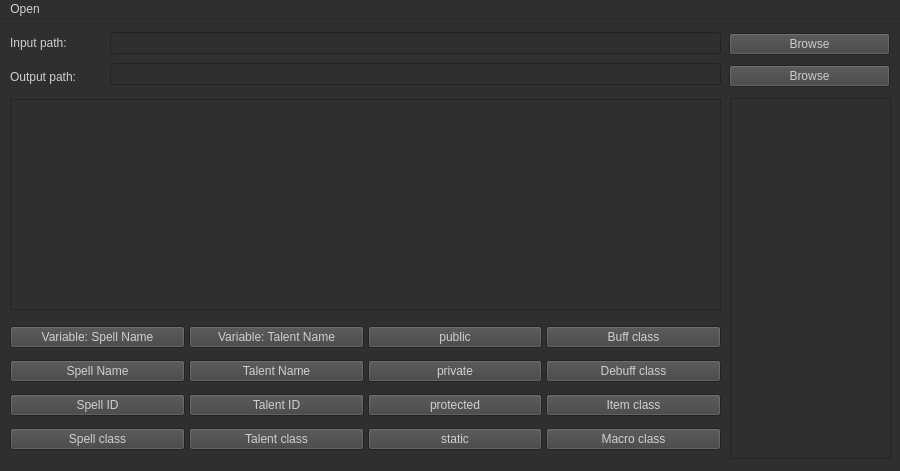
<?xml version="1.0" encoding="UTF-8"?>
<ui version="4.0">
 <class>main_window</class>
 <widget class="QMainWindow" name="main_window">
  <property name="geometry">
   <rect>
    <x>0</x>
    <y>0</y>
    <width>900</width>
    <height>471</height>
   </rect>
  </property>
  <property name="minimumSize">
   <size>
    <width>900</width>
    <height>450</height>
   </size>
  </property>
  <property name="palette">
   <palette>
    <active>
     <colorrole role="WindowText">
      <brush brushstyle="SolidPattern">
       <color alpha="255">
        <red>255</red>
        <green>255</green>
        <blue>255</blue>
       </color>
      </brush>
     </colorrole>
     <colorrole role="Button">
      <brush brushstyle="SolidPattern">
       <color alpha="255">
        <red>64</red>
        <green>65</green>
        <blue>66</blue>
       </color>
      </brush>
     </colorrole>
     <colorrole role="Light">
      <brush brushstyle="SolidPattern">
       <color alpha="255">
        <red>96</red>
        <green>97</green>
        <blue>99</blue>
       </color>
      </brush>
     </colorrole>
     <colorrole role="Midlight">
      <brush brushstyle="SolidPattern">
       <color alpha="255">
        <red>80</red>
        <green>81</green>
        <blue>82</blue>
       </color>
      </brush>
     </colorrole>
     <colorrole role="Dark">
      <brush brushstyle="SolidPattern">
       <color alpha="255">
        <red>32</red>
        <green>32</green>
        <blue>33</blue>
       </color>
      </brush>
     </colorrole>
     <colorrole role="Mid">
      <brush brushstyle="SolidPattern">
       <color alpha="255">
        <red>43</red>
        <green>43</green>
        <blue>44</blue>
       </color>
      </brush>
     </colorrole>
     <colorrole role="Text">
      <brush brushstyle="SolidPattern">
       <color alpha="255">
        <red>255</red>
        <green>255</green>
        <blue>255</blue>
       </color>
      </brush>
     </colorrole>
     <colorrole role="BrightText">
      <brush brushstyle="SolidPattern">
       <color alpha="255">
        <red>255</red>
        <green>255</green>
        <blue>255</blue>
       </color>
      </brush>
     </colorrole>
     <colorrole role="ButtonText">
      <brush brushstyle="SolidPattern">
       <color alpha="255">
        <red>255</red>
        <green>255</green>
        <blue>255</blue>
       </color>
      </brush>
     </colorrole>
     <colorrole role="Base">
      <brush brushstyle="SolidPattern">
       <color alpha="255">
        <red>0</red>
        <green>0</green>
        <blue>0</blue>
       </color>
      </brush>
     </colorrole>
     <colorrole role="Window">
      <brush brushstyle="SolidPattern">
       <color alpha="255">
        <red>64</red>
        <green>65</green>
        <blue>66</blue>
       </color>
      </brush>
     </colorrole>
     <colorrole role="Shadow">
      <brush brushstyle="SolidPattern">
       <color alpha="255">
        <red>0</red>
        <green>0</green>
        <blue>0</blue>
       </color>
      </brush>
     </colorrole>
     <colorrole role="Highlight">
      <brush brushstyle="SolidPattern">
       <color alpha="255">
        <red>33</red>
        <green>34</green>
        <blue>34</blue>
       </color>
      </brush>
     </colorrole>
     <colorrole role="HighlightedText">
      <brush brushstyle="SolidPattern">
       <color alpha="255">
        <red>186</red>
        <green>96</green>
        <blue>0</blue>
       </color>
      </brush>
     </colorrole>
     <colorrole role="AlternateBase">
      <brush brushstyle="SolidPattern">
       <color alpha="255">
        <red>32</red>
        <green>32</green>
        <blue>33</blue>
       </color>
      </brush>
     </colorrole>
     <colorrole role="ToolTipBase">
      <brush brushstyle="SolidPattern">
       <color alpha="255">
        <red>255</red>
        <green>255</green>
        <blue>220</blue>
       </color>
      </brush>
     </colorrole>
     <colorrole role="ToolTipText">
      <brush brushstyle="SolidPattern">
       <color alpha="255">
        <red>0</red>
        <green>0</green>
        <blue>0</blue>
       </color>
      </brush>
     </colorrole>
     <colorrole role="PlaceholderText">
      <brush brushstyle="SolidPattern">
       <color alpha="127">
        <red>255</red>
        <green>255</green>
        <blue>255</blue>
       </color>
      </brush>
     </colorrole>
    </active>
    <inactive>
     <colorrole role="WindowText">
      <brush brushstyle="SolidPattern">
       <color alpha="255">
        <red>208</red>
        <green>208</green>
        <blue>208</blue>
       </color>
      </brush>
     </colorrole>
     <colorrole role="Button">
      <brush brushstyle="SolidPattern">
       <color alpha="255">
        <red>64</red>
        <green>65</green>
        <blue>66</blue>
       </color>
      </brush>
     </colorrole>
     <colorrole role="Light">
      <brush brushstyle="SolidPattern">
       <color alpha="255">
        <red>255</red>
        <green>255</green>
        <blue>255</blue>
       </color>
      </brush>
     </colorrole>
     <colorrole role="Midlight">
      <brush brushstyle="SolidPattern">
       <color alpha="255">
        <red>227</red>
        <green>227</green>
        <blue>227</blue>
       </color>
      </brush>
     </colorrole>
     <colorrole role="Dark">
      <brush brushstyle="SolidPattern">
       <color alpha="255">
        <red>64</red>
        <green>65</green>
        <blue>66</blue>
       </color>
      </brush>
     </colorrole>
     <colorrole role="Mid">
      <brush brushstyle="SolidPattern">
       <color alpha="255">
        <red>160</red>
        <green>160</green>
        <blue>160</blue>
       </color>
      </brush>
     </colorrole>
     <colorrole role="Text">
      <brush brushstyle="SolidPattern">
       <color alpha="255">
        <red>208</red>
        <green>208</green>
        <blue>208</blue>
       </color>
      </brush>
     </colorrole>
     <colorrole role="BrightText">
      <brush brushstyle="SolidPattern">
       <color alpha="255">
        <red>255</red>
        <green>51</green>
        <blue>51</blue>
       </color>
      </brush>
     </colorrole>
     <colorrole role="ButtonText">
      <brush brushstyle="SolidPattern">
       <color alpha="255">
        <red>208</red>
        <green>208</green>
        <blue>208</blue>
       </color>
      </brush>
     </colorrole>
     <colorrole role="Base">
      <brush brushstyle="SolidPattern">
       <color alpha="255">
        <red>46</red>
        <green>47</green>
        <blue>48</blue>
       </color>
      </brush>
     </colorrole>
     <colorrole role="Window">
      <brush brushstyle="SolidPattern">
       <color alpha="255">
        <red>46</red>
        <green>47</green>
        <blue>48</blue>
       </color>
      </brush>
     </colorrole>
     <colorrole role="Shadow">
      <brush brushstyle="SolidPattern">
       <color alpha="255">
        <red>105</red>
        <green>105</green>
        <blue>105</blue>
       </color>
      </brush>
     </colorrole>
     <colorrole role="Highlight">
      <brush brushstyle="SolidPattern">
       <color alpha="255">
        <red>29</red>
        <green>84</green>
        <blue>92</blue>
       </color>
      </brush>
     </colorrole>
     <colorrole role="HighlightedText">
      <brush brushstyle="SolidPattern">
       <color alpha="255">
        <red>240</red>
        <green>240</green>
        <blue>240</blue>
       </color>
      </brush>
     </colorrole>
     <colorrole role="AlternateBase">
      <brush brushstyle="SolidPattern">
       <color alpha="255">
        <red>53</red>
        <green>54</green>
        <blue>55</blue>
       </color>
      </brush>
     </colorrole>
     <colorrole role="ToolTipBase">
      <brush brushstyle="SolidPattern">
       <color alpha="255">
        <red>64</red>
        <green>65</green>
        <blue>66</blue>
       </color>
      </brush>
     </colorrole>
     <colorrole role="ToolTipText">
      <brush brushstyle="SolidPattern">
       <color alpha="255">
        <red>208</red>
        <green>208</green>
        <blue>208</blue>
       </color>
      </brush>
     </colorrole>
     <colorrole role="PlaceholderText">
      <brush brushstyle="SolidPattern">
       <color alpha="255">
        <red>127</red>
        <green>127</green>
        <blue>128</blue>
       </color>
      </brush>
     </colorrole>
    </inactive>
    <disabled>
     <colorrole role="WindowText">
      <brush brushstyle="SolidPattern">
       <color alpha="255">
        <red>32</red>
        <green>32</green>
        <blue>33</blue>
       </color>
      </brush>
     </colorrole>
     <colorrole role="Button">
      <brush brushstyle="SolidPattern">
       <color alpha="255">
        <red>64</red>
        <green>65</green>
        <blue>66</blue>
       </color>
      </brush>
     </colorrole>
     <colorrole role="Light">
      <brush brushstyle="SolidPattern">
       <color alpha="255">
        <red>96</red>
        <green>97</green>
        <blue>99</blue>
       </color>
      </brush>
     </colorrole>
     <colorrole role="Midlight">
      <brush brushstyle="SolidPattern">
       <color alpha="255">
        <red>80</red>
        <green>81</green>
        <blue>82</blue>
       </color>
      </brush>
     </colorrole>
     <colorrole role="Dark">
      <brush brushstyle="SolidPattern">
       <color alpha="255">
        <red>32</red>
        <green>32</green>
        <blue>33</blue>
       </color>
      </brush>
     </colorrole>
     <colorrole role="Mid">
      <brush brushstyle="SolidPattern">
       <color alpha="255">
        <red>43</red>
        <green>43</green>
        <blue>44</blue>
       </color>
      </brush>
     </colorrole>
     <colorrole role="Text">
      <brush brushstyle="SolidPattern">
       <color alpha="255">
        <red>32</red>
        <green>32</green>
        <blue>33</blue>
       </color>
      </brush>
     </colorrole>
     <colorrole role="BrightText">
      <brush brushstyle="SolidPattern">
       <color alpha="255">
        <red>255</red>
        <green>255</green>
        <blue>255</blue>
       </color>
      </brush>
     </colorrole>
     <colorrole role="ButtonText">
      <brush brushstyle="SolidPattern">
       <color alpha="255">
        <red>32</red>
        <green>32</green>
        <blue>33</blue>
       </color>
      </brush>
     </colorrole>
     <colorrole role="Base">
      <brush brushstyle="SolidPattern">
       <color alpha="255">
        <red>64</red>
        <green>65</green>
        <blue>66</blue>
       </color>
      </brush>
     </colorrole>
     <colorrole role="Window">
      <brush brushstyle="SolidPattern">
       <color alpha="255">
        <red>64</red>
        <green>65</green>
        <blue>66</blue>
       </color>
      </brush>
     </colorrole>
     <colorrole role="Shadow">
      <brush brushstyle="SolidPattern">
       <color alpha="255">
        <red>0</red>
        <green>0</green>
        <blue>0</blue>
       </color>
      </brush>
     </colorrole>
     <colorrole role="Highlight">
      <brush brushstyle="SolidPattern">
       <color alpha="255">
        <red>29</red>
        <green>84</green>
        <blue>92</blue>
       </color>
      </brush>
     </colorrole>
     <colorrole role="HighlightedText">
      <brush brushstyle="SolidPattern">
       <color alpha="255">
        <red>240</red>
        <green>240</green>
        <blue>240</blue>
       </color>
      </brush>
     </colorrole>
     <colorrole role="AlternateBase">
      <brush brushstyle="SolidPattern">
       <color alpha="255">
        <red>53</red>
        <green>54</green>
        <blue>55</blue>
       </color>
      </brush>
     </colorrole>
     <colorrole role="ToolTipBase">
      <brush brushstyle="SolidPattern">
       <color alpha="255">
        <red>64</red>
        <green>65</green>
        <blue>66</blue>
       </color>
      </brush>
     </colorrole>
     <colorrole role="ToolTipText">
      <brush brushstyle="SolidPattern">
       <color alpha="255">
        <red>208</red>
        <green>208</green>
        <blue>208</blue>
       </color>
      </brush>
     </colorrole>
     <colorrole role="PlaceholderText">
      <brush brushstyle="SolidPattern">
       <color alpha="255">
        <red>127</red>
        <green>127</green>
        <blue>128</blue>
       </color>
      </brush>
     </colorrole>
    </disabled>
   </palette>
  </property>
  <property name="windowTitle">
   <string>MainWindow</string>
  </property>
  <property name="styleSheet">
   <string notr="true">font: 900 10pt &quot;Arial Black&quot;;
</string>
  </property>
  <widget class="QWidget" name="central_wgt">
   <widget class="QWidget" name="gridLayoutWidget">
    <property name="geometry">
     <rect>
      <x>10</x>
      <y>299</y>
      <width>711</width>
      <height>141</height>
     </rect>
    </property>
    <layout class="QGridLayout" name="grid_buttons">
     <property name="spacing">
      <number>4</number>
     </property>
     <item row="3" column="1">
      <widget class="QPushButton" name="button_talent_class">
       <property name="text">
        <string>Talent class</string>
       </property>
      </widget>
     </item>
     <item row="2" column="1">
      <widget class="QPushButton" name="button_talent_id">
       <property name="text">
        <string>Talent ID</string>
       </property>
      </widget>
     </item>
     <item row="1" column="1">
      <widget class="QPushButton" name="button_talent_name_2">
       <property name="text">
        <string>Talent Name</string>
       </property>
      </widget>
     </item>
     <item row="1" column="3">
      <widget class="QPushButton" name="button_debuff_class">
       <property name="text">
        <string>Debuff class</string>
       </property>
      </widget>
     </item>
     <item row="1" column="0">
      <widget class="QPushButton" name="button_spell_name">
       <property name="text">
        <string>Spell Name</string>
       </property>
      </widget>
     </item>
     <item row="2" column="0">
      <widget class="QPushButton" name="button_spell_id">
       <property name="text">
        <string>Spell ID</string>
       </property>
      </widget>
     </item>
     <item row="3" column="2">
      <widget class="QPushButton" name="button_static">
       <property name="text">
        <string>static</string>
       </property>
      </widget>
     </item>
     <item row="3" column="3">
      <widget class="QPushButton" name="button_macro_class">
       <property name="text">
        <string>Macro class</string>
       </property>
      </widget>
     </item>
     <item row="2" column="3">
      <widget class="QPushButton" name="button_item_class">
       <property name="text">
        <string>Item class</string>
       </property>
      </widget>
     </item>
     <item row="2" column="2">
      <widget class="QPushButton" name="button_protected">
       <property name="text">
        <string>protected</string>
       </property>
      </widget>
     </item>
     <item row="3" column="0">
      <widget class="QPushButton" name="button_spell_class">
       <property name="text">
        <string>Spell class</string>
       </property>
      </widget>
     </item>
     <item row="1" column="2">
      <widget class="QPushButton" name="button_private">
       <property name="text">
        <string>private</string>
       </property>
      </widget>
     </item>
     <item row="0" column="0">
      <widget class="QPushButton" name="button_var_spell_name">
       <property name="text">
        <string>Variable: Spell Name</string>
       </property>
      </widget>
     </item>
     <item row="0" column="1">
      <widget class="QPushButton" name="button_talent_name">
       <property name="text">
        <string>Variable: Talent Name</string>
       </property>
      </widget>
     </item>
     <item row="0" column="2">
      <widget class="QPushButton" name="button_public">
       <property name="text">
        <string>public</string>
       </property>
      </widget>
     </item>
     <item row="0" column="3">
      <widget class="QPushButton" name="button_buff_class">
       <property name="text">
        <string>Buff class</string>
       </property>
      </widget>
     </item>
    </layout>
   </widget>
   <widget class="QWidget" name="verticalLayoutWidget">
    <property name="geometry">
     <rect>
      <x>730</x>
      <y>79</y>
      <width>161</width>
      <height>361</height>
     </rect>
    </property>
    <layout class="QVBoxLayout" name="vbox_list">
     <item>
      <widget class="edit_mirror_list" name="listWidget">
       <property name="dragDropMode">
        <enum>QAbstractItemView::DropOnly</enum>
       </property>
       <property name="defaultDropAction">
        <enum>Qt::TargetMoveAction</enum>
       </property>
       <property name="alternatingRowColors">
        <bool>true</bool>
       </property>
       <property name="gridSize">
        <size>
         <width>1</width>
         <height>15</height>
        </size>
       </property>
       <property name="selectionRectVisible">
        <bool>true</bool>
       </property>
       <property name="sortingEnabled">
        <bool>true</bool>
       </property>
      </widget>
     </item>
    </layout>
   </widget>
   <widget class="QWidget" name="verticalLayoutWidget_2">
    <property name="geometry">
     <rect>
      <x>729</x>
      <y>10</y>
      <width>161</width>
      <height>62</height>
     </rect>
    </property>
    <layout class="QVBoxLayout" name="vbox_browse">
     <item>
      <widget class="browseInput" name="button_browse_input">
       <property name="text">
        <string>Browse</string>
       </property>
       <property name="content" stdset="0">
        <string/>
       </property>
      </widget>
     </item>
     <item>
      <widget class="browseOutput" name="button_browse_output">
       <property name="text">
        <string>Browse</string>
       </property>
       <property name="content" stdset="0">
        <string/>
       </property>
      </widget>
     </item>
    </layout>
   </widget>
   <widget class="QWidget" name="verticalLayoutWidget_3">
    <property name="geometry">
     <rect>
      <x>110</x>
      <y>10</y>
      <width>611</width>
      <height>61</height>
     </rect>
    </property>
    <layout class="QVBoxLayout" name="vbox_path">
     <item>
      <widget class="input_path" name="lineEdit">
       <property name="content" stdset="0">
        <string/>
       </property>
       <property name="IsEmpty" stdset="0">
        <bool>false</bool>
       </property>
      </widget>
     </item>
     <item>
      <widget class="output:_path" name="lineEdit_2"/>
     </item>
    </layout>
   </widget>
   <widget class="QWidget" name="verticalLayoutWidget_4">
    <property name="geometry">
     <rect>
      <x>10</x>
      <y>10</y>
      <width>101</width>
      <height>61</height>
     </rect>
    </property>
    <layout class="QVBoxLayout" name="vbox_label">
     <item>
      <widget class="QLabel" name="label">
       <property name="text">
        <string>Input path:</string>
       </property>
      </widget>
     </item>
     <item>
      <widget class="QLabel" name="label_2">
       <property name="text">
        <string>Output path:</string>
       </property>
      </widget>
     </item>
    </layout>
   </widget>
   <widget class="QWidget" name="verticalLayoutWidget_5">
    <property name="geometry">
     <rect>
      <x>10</x>
      <y>80</y>
      <width>711</width>
      <height>211</height>
     </rect>
    </property>
    <layout class="QVBoxLayout" name="vbox_boxedit">
     <item>
      <widget class="Converter" name="text_edit">
       <property name="content_editbox" stdset="0">
        <stringlist/>
       </property>
       <property name="IsValid" stdset="0">
        <bool>false</bool>
       </property>
      </widget>
     </item>
    </layout>
   </widget>
  </widget>
  <widget class="QMenuBar" name="menu_bar">
   <property name="geometry">
    <rect>
     <x>0</x>
     <y>0</y>
     <width>900</width>
     <height>24</height>
    </rect>
   </property>
   <property name="palette">
    <palette>
     <active>
      <colorrole role="Highlight">
       <brush brushstyle="SolidPattern">
        <color alpha="255">
         <red>255</red>
         <green>255</green>
         <blue>255</blue>
        </color>
       </brush>
      </colorrole>
     </active>
     <inactive>
      <colorrole role="Highlight">
       <brush brushstyle="SolidPattern">
        <color alpha="255">
         <red>29</red>
         <green>84</green>
         <blue>92</blue>
        </color>
       </brush>
      </colorrole>
     </inactive>
     <disabled>
      <colorrole role="Highlight">
       <brush brushstyle="SolidPattern">
        <color alpha="255">
         <red>29</red>
         <green>84</green>
         <blue>92</blue>
        </color>
       </brush>
      </colorrole>
     </disabled>
    </palette>
   </property>
   <property name="focusPolicy">
    <enum>Qt::StrongFocus</enum>
   </property>
   <property name="autoFillBackground">
    <bool>true</bool>
   </property>
   <property name="defaultUp">
    <bool>false</bool>
   </property>
   <widget class="QMenu" name="menu_open">
    <property name="title">
     <string>Open</string>
    </property>
    <widget class="QMenu" name="menuHyperElk_Organizer">
     <property name="title">
      <string>HyperElk-Organizer</string>
     </property>
     <addaction name="organizer_open"/>
    </widget>
    <addaction name="menuHyperElk_Organizer"/>
   </widget>
   <addaction name="menu_open"/>
  </widget>
  <action name="organizer_open">
   <property name="text">
    <string>Open</string>
   </property>
  </action>
 </widget>
 <customwidgets>
  <customwidget>
   <class>browseInput</class>
   <extends>QPushButton</extends>
   <header location="global">browseinput.h</header>
   <slots>
    <slot>read()</slot>
    <slot>populate()</slot>
    <slot>copyformated()</slot>
    <slot>checkEmpty(IsEmpty)</slot>
   </slots>
  </customwidget>
  <customwidget>
   <class>browseOutput</class>
   <extends>QPushButton</extends>
   <header location="global">browseoutput.h</header>
   <slots>
    <slot>populate()</slot>
    <slot>checkValid()</slot>
    <slot>constructOutputPath()</slot>
    <slot>checkEmpty(IsEmpty)</slot>
   </slots>
  </customwidget>
  <customwidget>
   <class>input_path</class>
   <extends>QLineEdit</extends>
   <header location="global">input_path.h</header>
   <slots>
    <slot>checkEmpty(bool)</slot>
    <slot>populateList()</slot>
    <slot>hasContent(bool)</slot>
   </slots>
  </customwidget>
  <customwidget>
   <class>output:_path</class>
   <extends>QLineEdit</extends>
   <header location="global">output:_path.h</header>
   <slots>
    <slot>hasContent(bool)</slot>
    <slot>constructOutputPath()</slot>
   </slots>
  </customwidget>
  <customwidget>
   <class>Converter</class>
   <extends>QTextEdit</extends>
   <header location="global">converter.h</header>
   <slots>
    <slot>hasContent()</slot>
    <slot>generateOutput()</slot>
    <slot>realTimeCopyList()</slot>
   </slots>
  </customwidget>
  <customwidget>
   <class>edit_mirror_list</class>
   <extends>QListWidget</extends>
   <header location="global">edit_mirror_list.h</header>
  </customwidget>
 </customwidgets>
 <resources/>
 <connections>
  <connection>
   <sender>text_edit</sender>
   <signal>textChanged()</signal>
   <receiver>listWidget</receiver>
   <slot>doItemsLayout()</slot>
   <hints>
    <hint type="sourcelabel">
     <x>608</x>
     <y>240</y>
    </hint>
    <hint type="destinationlabel">
     <x>800</x>
     <y>239</y>
    </hint>
   </hints>
  </connection>
  <connection>
   <sender>button_var_spell_name</sender>
   <signal>clicked()</signal>
   <receiver>text_edit</receiver>
   <slot>generateOutput()</slot>
   <hints>
    <hint type="sourcelabel">
     <x>86</x>
     <y>336</y>
    </hint>
    <hint type="destinationlabel">
     <x>81</x>
     <y>288</y>
    </hint>
   </hints>
  </connection>
  <connection>
   <sender>button_talent_name</sender>
   <signal>clicked()</signal>
   <receiver>text_edit</receiver>
   <slot>generateOutput()</slot>
   <hints>
    <hint type="sourcelabel">
     <x>275</x>
     <y>334</y>
    </hint>
    <hint type="destinationlabel">
     <x>279</x>
     <y>305</y>
    </hint>
   </hints>
  </connection>
  <connection>
   <sender>button_public</sender>
   <signal>clicked()</signal>
   <receiver>text_edit</receiver>
   <slot>generateOutput()</slot>
   <hints>
    <hint type="sourcelabel">
     <x>468</x>
     <y>340</y>
    </hint>
    <hint type="destinationlabel">
     <x>453</x>
     <y>274</y>
    </hint>
   </hints>
  </connection>
  <connection>
   <sender>button_buff_class</sender>
   <signal>clicked()</signal>
   <receiver>text_edit</receiver>
   <slot>generateOutput()</slot>
   <hints>
    <hint type="sourcelabel">
     <x>638</x>
     <y>336</y>
    </hint>
    <hint type="destinationlabel">
     <x>641</x>
     <y>295</y>
    </hint>
   </hints>
  </connection>
  <connection>
   <sender>button_spell_name</sender>
   <signal>clicked()</signal>
   <receiver>text_edit</receiver>
   <slot>generateOutput()</slot>
   <hints>
    <hint type="sourcelabel">
     <x>118</x>
     <y>368</y>
    </hint>
    <hint type="destinationlabel">
     <x>122</x>
     <y>278</y>
    </hint>
   </hints>
  </connection>
  <connection>
   <sender>button_spell_id</sender>
   <signal>clicked()</signal>
   <receiver>text_edit</receiver>
   <slot>generateOutput()</slot>
   <hints>
    <hint type="sourcelabel">
     <x>170</x>
     <y>400</y>
    </hint>
    <hint type="destinationlabel">
     <x>155</x>
     <y>280</y>
    </hint>
   </hints>
  </connection>
  <connection>
   <sender>button_spell_class</sender>
   <signal>clicked()</signal>
   <receiver>text_edit</receiver>
   <slot>generateOutput()</slot>
   <hints>
    <hint type="sourcelabel">
     <x>175</x>
     <y>438</y>
    </hint>
    <hint type="destinationlabel">
     <x>171</x>
     <y>280</y>
    </hint>
   </hints>
  </connection>
  <connection>
   <sender>button_talent_name_2</sender>
   <signal>clicked()</signal>
   <receiver>text_edit</receiver>
   <slot>generateOutput()</slot>
   <hints>
    <hint type="sourcelabel">
     <x>253</x>
     <y>367</y>
    </hint>
    <hint type="destinationlabel">
     <x>239</x>
     <y>272</y>
    </hint>
   </hints>
  </connection>
  <connection>
   <sender>button_talent_id</sender>
   <signal>clicked()</signal>
   <receiver>text_edit</receiver>
   <slot>generateOutput()</slot>
   <hints>
    <hint type="sourcelabel">
     <x>343</x>
     <y>409</y>
    </hint>
    <hint type="destinationlabel">
     <x>344</x>
     <y>236</y>
    </hint>
   </hints>
  </connection>
  <connection>
   <sender>button_talent_class</sender>
   <signal>clicked()</signal>
   <receiver>text_edit</receiver>
   <slot>generateOutput()</slot>
   <hints>
    <hint type="sourcelabel">
     <x>297</x>
     <y>431</y>
    </hint>
    <hint type="destinationlabel">
     <x>316</x>
     <y>281</y>
    </hint>
   </hints>
  </connection>
  <connection>
   <sender>button_private</sender>
   <signal>clicked()</signal>
   <receiver>text_edit</receiver>
   <slot>generateOutput()</slot>
   <hints>
    <hint type="sourcelabel">
     <x>415</x>
     <y>367</y>
    </hint>
    <hint type="destinationlabel">
     <x>399</x>
     <y>270</y>
    </hint>
   </hints>
  </connection>
  <connection>
   <sender>button_protected</sender>
   <signal>clicked()</signal>
   <receiver>text_edit</receiver>
   <slot>generateOutput()</slot>
   <hints>
    <hint type="sourcelabel">
     <x>454</x>
     <y>412</y>
    </hint>
    <hint type="destinationlabel">
     <x>426</x>
     <y>270</y>
    </hint>
   </hints>
  </connection>
  <connection>
   <sender>button_static</sender>
   <signal>clicked()</signal>
   <receiver>text_edit</receiver>
   <slot>generateOutput()</slot>
   <hints>
    <hint type="sourcelabel">
     <x>500</x>
     <y>434</y>
    </hint>
    <hint type="destinationlabel">
     <x>498</x>
     <y>277</y>
    </hint>
   </hints>
  </connection>
  <connection>
   <sender>button_debuff_class</sender>
   <signal>clicked()</signal>
   <receiver>text_edit</receiver>
   <slot>generateOutput()</slot>
   <hints>
    <hint type="sourcelabel">
     <x>601</x>
     <y>369</y>
    </hint>
    <hint type="destinationlabel">
     <x>594</x>
     <y>256</y>
    </hint>
   </hints>
  </connection>
  <connection>
   <sender>button_item_class</sender>
   <signal>clicked()</signal>
   <receiver>text_edit</receiver>
   <slot>generateOutput()</slot>
   <hints>
    <hint type="sourcelabel">
     <x>615</x>
     <y>409</y>
    </hint>
    <hint type="destinationlabel">
     <x>562</x>
     <y>257</y>
    </hint>
   </hints>
  </connection>
  <connection>
   <sender>button_macro_class</sender>
   <signal>clicked()</signal>
   <receiver>text_edit</receiver>
   <slot>generateOutput()</slot>
   <hints>
    <hint type="sourcelabel">
     <x>701</x>
     <y>437</y>
    </hint>
    <hint type="destinationlabel">
     <x>682</x>
     <y>303</y>
    </hint>
   </hints>
  </connection>
  <connection>
   <sender>button_browse_input</sender>
   <signal>clicked()</signal>
   <receiver>lineEdit</receiver>
   <slot>update()</slot>
   <hints>
    <hint type="sourcelabel">
     <x>789</x>
     <y>47</y>
    </hint>
    <hint type="destinationlabel">
     <x>681</x>
     <y>51</y>
    </hint>
   </hints>
  </connection>
  <connection>
   <sender>button_browse_output</sender>
   <signal>clicked()</signal>
   <receiver>lineEdit_2</receiver>
   <slot>constructOutputPath()</slot>
   <hints>
    <hint type="sourcelabel">
     <x>759</x>
     <y>86</y>
    </hint>
    <hint type="destinationlabel">
     <x>666</x>
     <y>90</y>
    </hint>
   </hints>
  </connection>
  <connection>
   <sender>button_browse_output</sender>
   <signal>clicked()</signal>
   <receiver>lineEdit_2</receiver>
   <slot>update()</slot>
   <hints>
    <hint type="sourcelabel">
     <x>738</x>
     <y>70</y>
    </hint>
    <hint type="destinationlabel">
     <x>693</x>
     <y>79</y>
    </hint>
   </hints>
  </connection>
  <connection>
   <sender>lineEdit</sender>
   <signal>editingFinished()</signal>
   <receiver>lineEdit_2</receiver>
   <slot>constructOutputPath()</slot>
   <hints>
    <hint type="sourcelabel">
     <x>454</x>
     <y>48</y>
    </hint>
    <hint type="destinationlabel">
     <x>457</x>
     <y>79</y>
    </hint>
   </hints>
  </connection>
 </connections>
</ui>
